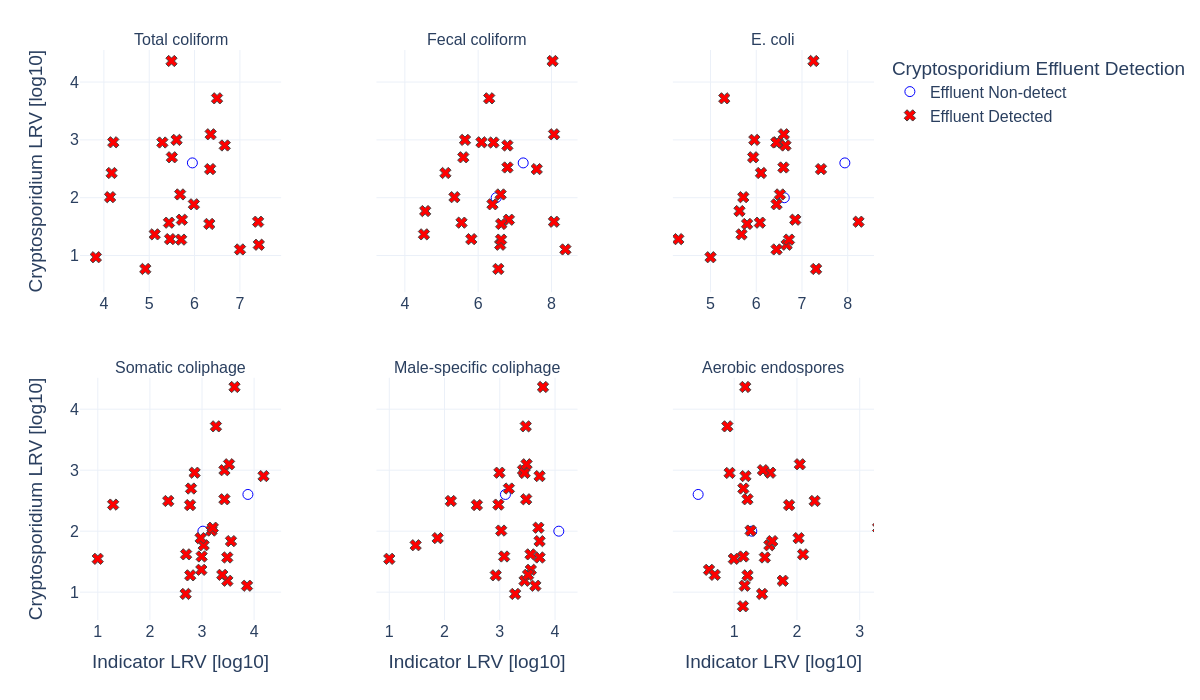

Python code for this plot:
# filename: scatter_cryptosporidium_vs_indicators.py
import pandas as pd
import numpy as np
import plotly.graph_objs as go
from plotly.subplots import make_subplots
import math

file_name = "WWTP_microbial_loads_and_removal.xlsx"
xls = pd.ExcelFile(file_name)
df_data = pd.read_excel(xls, sheet_name="Data")
df_mdl = pd.read_excel(xls, sheet_name="Method detection limits")

# Normalize Plant codes
df_data['Plant'] = df_data['Plant'].replace({'BiSP': 'BiSp'})

# Indicator organisms list (panels)
indicators = [
    'Total coliform', 'Fecal coliform', 'E. coli',
    'Somatic coliphage', 'Male-specific coliphage', 'Aerobic endospores'
]

# Map IndicatorName to final Microorganism names (including Cryptosporidium)
indicator_map = {
    'totalcoliform': 'Total coliform',
    'fecalcoliform': 'Fecal coliform',
    'e.coli': 'E. coli',
    'somacoliphage': 'Somatic coliphage',
    'malespeccoliphage': 'Male-specific coliphage',
    'aerobicendospore': 'Aerobic endospores',
    'crypto': 'Cryptosporidium',
}

def map_indicator_to_microorganism(ind_name):
    ind_name_lower = ind_name.lower()
    for key, val in indicator_map.items():
        if key in ind_name_lower:
            return val
    return None

df_data['Microorganism'] = df_data['IndicatorName'].apply(map_indicator_to_microorganism)
df_data = df_data[df_data['Microorganism'].notna()]

# MDL dictionary by lowercase organism name
mdl_dict = {row['Organism'].lower(): row['MDL'] for _, row in df_mdl.iterrows()}

# Microorganism to MDL organism name mapping
microorganism_to_mdl_organism = {
    'Total coliform': 'Total coliform',
    'Fecal coliform': 'Fecal coliform',
    'E. coli': 'E. coli',
    'Somatic coliphage': 'Soma Coliphage',
    'Male-specific coliphage': 'Male Specific Coliphage',
    'Aerobic endospores': 'Aerobic endospores',
    'Cryptosporidium': 'Crypto Oocyst',
}

# Function to get MDL for microorganism
def get_mdl(microorganism):
    mdl_org = microorganism_to_mdl_organism.get(microorganism)
    if mdl_org:
        return mdl_dict.get(mdl_org.lower(), np.nan)
    else:
        return np.nan

df_data['MDL'] = df_data['Microorganism'].apply(get_mdl)

# Replace BDL and numeric 0 with MDL for calculations
def replace_bdl_zero_with_mdl(row):
    val = row['Count']
    if pd.isna(val):
        return np.nan
    val_str = str(val).strip().upper()
    if val_str == 'BDL':
        return row['MDL']
    try:
        fval = float(val)
        if fval == 0:
            return row['MDL']
        return fval
    except:
        return np.nan

df_data['Count_num'] = df_data.apply(replace_bdl_zero_with_mdl, axis=1)

# Influent is always Influent grab
df_influent = df_data[df_data['SampleType'] == 'Influent grab']

# Effluent selection rules:
# Cryptosporidium and coliphages effluent = UF Effluent
# Others = Effluent grab
uf_effluent_organisms = {'Cryptosporidium', 'Somatic coliphage', 'Male-specific coliphage'}

def get_effluent_df(microorganism):
    if microorganism in uf_effluent_organisms:
        return df_data[df_data['SampleType'] == 'UF Effluent']
    else:
        return df_data[df_data['SampleType'] == 'Effluent grab']

# Function to get LRV pairs for microorganism and plant (or all plants)
def get_LRV_pairs(microorganism, plant=None):
    df_inf = df_influent[df_influent['Microorganism'] == microorganism]
    if plant:
        df_inf = df_inf[df_inf['Plant'] == plant]
    df_eff = get_effluent_df(microorganism)
    df_eff = df_eff[df_eff['Microorganism'] == microorganism]
    if plant:
        df_eff = df_eff[df_eff['Plant'] == plant]

    df_inf_sel = df_inf[['Plant','Event','Count','Count_num']].rename(columns={'Count':'Influent_raw','Count_num':'Influent_used'})
    df_eff_sel = df_eff[['Plant','Event','Count','Count_num']].rename(columns={'Count':'Effluent_raw','Count_num':'Effluent_used'})

    df_paired = pd.merge(df_inf_sel, df_eff_sel, on=['Plant','Event'], how='inner')

    mdl = get_mdl(microorganism)
    df_paired = df_paired[df_paired['Influent_used'] > mdl]

    df_paired = df_paired.dropna(subset=['Influent_used', 'Effluent_used'])
    df_paired['LRV'] = np.log10(df_paired['Influent_used'] / df_paired['Effluent_used'])

    return df_paired

# Get Cryptosporidium pairs all plants pooled
df_crypto_pairs = get_LRV_pairs('Cryptosporidium')

list_scatter_data = []

for indicator in indicators:
    df_ind_pairs = get_LRV_pairs(indicator)

    df_merge = pd.merge(
        df_ind_pairs[['Plant','Event','LRV']],
        df_crypto_pairs[['Plant','Event','LRV']],
        on=['Plant','Event'],
        suffixes=('_Indicator','_Cryptosporidium')
    )

    df_merge['Indicator'] = indicator

    list_scatter_data.append(df_merge)

df_all = pd.concat(list_scatter_data, ignore_index=True)

df_all = df_all.rename(columns={
    'LRV_Indicator': 'Indicator_LRV [log10]',
    'LRV_Cryptosporidium': 'Cryptosporidium_LRV [log10]'
})

# Determine Cryptosporidium effluent detection flag for coloring
def effluent_detect_flag(val):
    if pd.isna(val):
        return 'Unknown'
    val_str = str(val).strip().upper()
    if val_str == 'BDL':
        return 'Non-detect'
    try:
        fval = float(val)
        if fval == 0:
            return 'Non-detect'
        else:
            return 'Detected'
    except:
        return 'Unknown'

df_crypto_eff_raw = df_data[(df_data['Microorganism']=='Cryptosporidium') & (df_data['SampleType']=='UF Effluent')]
df_crypto_eff_raw = df_crypto_eff_raw.set_index(['Plant','Event'])
crypto_detect_map = df_crypto_eff_raw['Count'].apply(effluent_detect_flag).to_dict()

import plotly.graph_objs as go
from plotly.subplots import make_subplots

plants_order = sorted(df_data['Plant'].dropna().unique())
indicators_ordered = indicators

panel_rows = 2
panel_cols = 3

# Remove global x_title and y_title here as per instructions
fig = make_subplots(
    rows=panel_rows, cols=panel_cols,
    subplot_titles=indicators_ordered,
    shared_xaxes=False,
    shared_yaxes=True,
    vertical_spacing=0.15,
    horizontal_spacing=0.12,
    # Removed x_title and y_title to fix overlapping labels as instructed
)

# Marker config and colors based on Cryptosporidium effluent detection
color_map = {'Non-detect': 'blue', 'Detected': 'red'}
symbol_map = {'Non-detect': 'circle-open', 'Detected': 'x'}

for i, indicator in enumerate(indicators_ordered):
    row = (i // panel_cols) + 1
    col = (i % panel_cols) + 1

    df_panel = df_all[df_all['Indicator'] == indicator]

    for detect_flag in ['Non-detect', 'Detected']:
        df_sub = df_panel.copy()
        df_sub['Effluent_detected_flag'] = df_sub.apply(
            lambda r: crypto_detect_map.get((r['Plant'], r['Event']), 'Unknown'), axis=1)
        df_sub = df_sub[df_sub['Effluent_detected_flag'] == detect_flag]

        fig.add_trace(go.Scatter(
            x=df_sub['Indicator_LRV [log10]'],
            y=df_sub['Cryptosporidium_LRV [log10]'],
            mode='markers',
            marker=dict(
                symbol=symbol_map[detect_flag],
                color=color_map[detect_flag],
                size=10,
                line=dict(width=1)
            ),
            name=f'Effluent {detect_flag}',
            showlegend=True if i==0 else False
        ), row=row, col=col)

    # Configure axes ranges based on quantiles for each panel
    x_vals = df_panel['Indicator_LRV [log10]']
    y_vals = df_panel['Cryptosporidium_LRV [log10]']
    if not x_vals.empty and not y_vals.empty:
        x_min, x_max = x_vals.quantile(0.02), x_vals.quantile(0.98)
        y_min, y_max = y_vals.quantile(0.02), y_vals.quantile(0.98)
        extra = 0.5
        fig.update_xaxes(
            range=[x_min - extra, x_max + extra],
            row=row, col=col,
            zeroline=True, zerolinewidth=1, zerolinecolor='lightgray',
            automargin=True
        )
        fig.update_yaxes(
            range=[y_min - extra, y_max + extra],
            row=row, col=col,
            zeroline=True, zerolinewidth=1, zerolinecolor='lightgray',
            automargin=True
        )

    # Set y-axis title only for first column panels
    if col == 1:
        fig.update_yaxes(title_text='Cryptosporidium LRV [log10]', row=row, col=col, automargin=True)
    else:
        fig.update_yaxes(title_text=None, row=row, col=col)

    # Set x-axis title only for bottom row panels
    if row == panel_rows:
        fig.update_xaxes(
            title_text='Indicator LRV [log10]', row=row, col=col,
            automargin=True,
            title_standoff=15
        )
    else:
        fig.update_xaxes(title_text=None, row=row, col=col)

fig.update_layout(
    font=dict(size=16),
    height=700,
    width=1200,
    margin=dict(t=50, b=80, l=80, r=40),  # increased bottom margin b=80 for axis titles
    template='plotly_white',
    legend=dict(title='Cryptosporidium Effluent Detection')
)

# Save outputs
base_filename = "scatter_cryptosporidium_vs_indicators"
html_file = base_filename + ".html"
png_file = base_filename + ".png"
csv_file = base_filename + ".csv"

fig.write_html(html_file, include_plotlyjs='cdn')
fig.write_image(png_file, width=1200, height=700)
df_all.to_csv(csv_file, index=False)

print(csv_file)
print(html_file)
print(png_file)
print("scatter_cryptosporidium_vs_indicators.py")
